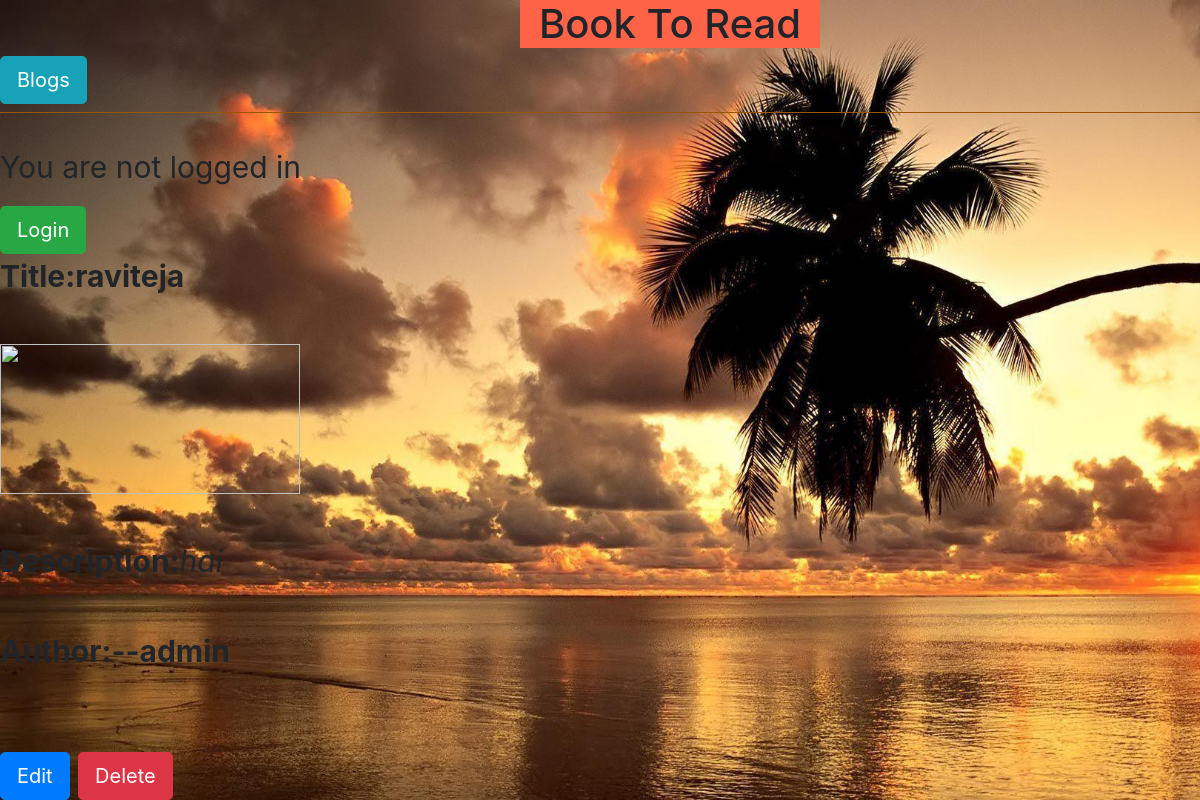
Page /post/6/ on the committed database.
### bookapp/models.py (models this page shows, shortened)
class Book(models.Model):
    title=models.CharField(max_length=200)
    author=models.ForeignKey('auth.user',on_delete=models.CASCADE)
    description=models.TextField()
    img=models.ImageField(blank=True)
    def imageURL(self):
        try:
            img=self.img.url
        except:
            img=''
        return img

### bookapp/views.py (the view)
# urls.py: path('post/<int:pk>/',DetailView.as_view(),name='post'),
class DetailView(DetailView):
    model = Book
    template_name='post.html'

### templates/post.html
{% extends 'base.html' %}
{% load static %}
{% block content %}
    <div class='post-entry'>
    <strong>Title:{{object.title}}</strong> <br><br>
    <img src="{{object.imageURL}}"><br><br>
    <b>Description:</b><i>{{object.description}}</i><br><br>
    <b>Author:--{{object.author}}</b><br><br>
    </div>
    <a href="{% url 'post_edit' book.pk %}"><button type="button" class="btn btn-primary btn-lg">Edit</button></a>
    <a href="{% url 'delete' book.pk%}"><button type="button" class="btn btn-danger btn-lg">Delete</button></a>
{% endblock content %}

### static/css/main.css (style rules this page uses)
body { background-color:cyan; background-image:url('/static/images/sunset.jpg'); background-attachment: fixed; background-size: cover; }
.post-entry { margin-bottom: 2rem; }

### templates/base.html (style rules this page uses)
body { font-size: 30px; }
img { height: 150px; width: 300px; }

### rows in the picture
Book: title "raviteja", description "hai", author "admin"
